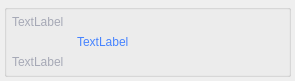
<?xml version="1.0" encoding="UTF-8"?>
<ui version="4.0">
 <class>Form</class>
 <widget class="QWidget" name="Form">
  <property name="geometry">
   <rect>
    <x>0</x>
    <y>0</y>
    <width>295</width>
    <height>73</height>
   </rect>
  </property>
  <property name="windowTitle">
   <string>Form</string>
  </property>
  <property name="layoutDirection">
   <enum>Qt::RightToLeft</enum>
  </property>
  <layout class="QHBoxLayout" name="horizontalLayout">
   <property name="spacing">
    <number>6</number>
   </property>
   <property name="leftMargin">
    <number>4</number>
   </property>
   <property name="topMargin">
    <number>4</number>
   </property>
   <property name="rightMargin">
    <number>4</number>
   </property>
   <property name="bottomMargin">
    <number>4</number>
   </property>
   <item>
    <widget class="QGroupBox" name="groupBox">
     <property name="title">
      <string/>
     </property>
     <layout class="QHBoxLayout" name="horizontalLayout_2">
      <property name="leftMargin">
       <number>5</number>
      </property>
      <property name="topMargin">
       <number>5</number>
      </property>
      <property name="rightMargin">
       <number>5</number>
      </property>
      <property name="bottomMargin">
       <number>5</number>
      </property>
      <item>
       <widget class="QLabel" name="sora">
        <property name="minimumSize">
         <size>
          <width>50</width>
          <height>50</height>
         </size>
        </property>
        <property name="maximumSize">
         <size>
          <width>50</width>
          <height>50</height>
         </size>
        </property>
        <property name="layoutDirection">
         <enum>Qt::RightToLeft</enum>
        </property>
        <property name="text">
         <string/>
        </property>
        <property name="pixmap">
         <pixmap resource="sources.qrc">:/MainSources/youthMale.png</pixmap>
        </property>
       </widget>
      </item>
      <item>
       <layout class="QVBoxLayout" name="verticalLayout">
        <item>
         <widget class="QLabel" name="tasjeel">
          <property name="styleSheet">
           <string notr="true">QLabel{color:#a6a9b6;}</string>
          </property>
          <property name="text">
           <string>TextLabel</string>
          </property>
          <property name="alignment">
           <set>Qt::AlignLeading|Qt::AlignLeft|Qt::AlignVCenter</set>
          </property>
         </widget>
        </item>
        <item>
         <widget class="QLabel" name="patName">
          <property name="maximumSize">
           <size>
            <width>150</width>
            <height>16777215</height>
           </size>
          </property>
          <property name="styleSheet">
           <string notr="true">QLabel{color:#4683ff;}</string>
          </property>
          <property name="text">
           <string>TextLabel</string>
          </property>
          <property name="alignment">
           <set>Qt::AlignLeading|Qt::AlignLeft|Qt::AlignVCenter</set>
          </property>
         </widget>
        </item>
        <item>
         <widget class="QLabel" name="patInfo">
          <property name="styleSheet">
           <string notr="true">QLabel{color:#a6a9b6;}</string>
          </property>
          <property name="text">
           <string>TextLabel</string>
          </property>
          <property name="alignment">
           <set>Qt::AlignLeading|Qt::AlignLeft|Qt::AlignVCenter</set>
          </property>
         </widget>
        </item>
       </layout>
      </item>
     </layout>
    </widget>
   </item>
  </layout>
 </widget>
 <resources>
  <include location="sources.qrc"/>
 </resources>
 <connections/>
</ui>
